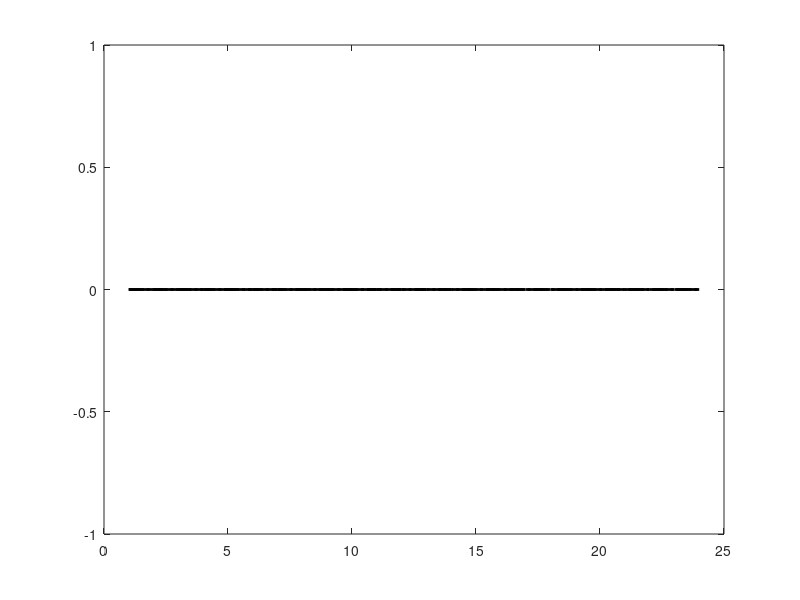

Source code (MATLAB): (Note: this script raises an error after producing the figure.)
%Description:
%Diurnal variations of precipitaion frequency
% History:
% 2021.09.16 by zhangtc
clear
mons = {'Jun.','Jul.','Aug.','Sept.','Oct.',...
    'Nov.','Dec.','Jan.','Feb.','Mar.','Apr.','May.'};

rain2019_2020 = zeros(1,24);
rain2020_2021 = zeros(1,24);
rain2019con = zeros(1,24);
rain2020con = zeros(1,24);
rain2019str = zeros(1,24);
rain2020str = zeros(1,24);

file_root = 'D:\DATA\OTTParsivel\nonQC2019-\';
file_day = dir([file_root,'*.h5']);

temp_time2019 = datenum(2019,5,31);
temp_time2020 = datenum(2020,5,31);

for fnum = 1 : length(file_day)
    tempc = zeros(1440,1);
    temps = zeros(1440,1);
    fname = [file_root,file_day(fnum).name];
    rainflag = h5read(fname,'/rainflag');
    typeflag = h5read(fname,'/typeflag');
    temp_t = datenum(fix(str2double(file_day(fnum).name(1:4))),...
        fix(str2double(file_day(fnum).name(5:6))),...
        fix(str2double(file_day(fnum).name(7:8))));
    
    temp_day = temp_t - temp_time2019;
    tempc(typeflag == 1) = 1;
    temps(typeflag == 2) = 1;
    if   temp_day >0
        if temp_day < 367
            rain2019_2020 = rain2019_2020 + sum(reshape(rainflag,[60 24]));
            
            rain2019con = rain2019con + sum(reshape(tempc,[60 24]));
            rain2019str = rain2019str + sum(reshape(temps,[60 24]));
        else
            if temp_day < 732
                temp_day = temp_t - temp_time2020;
                rain2020_2021 = rain2020_2021 + sum(reshape(rainflag,[60 24]));
                
                rain2020con = rain2020con + sum(reshape(tempc,[60 24]));
                rain2020str = rain2020str + sum(reshape(temps,[60 24]));
            end
        end
    end
end

rain = rain2019_2020 + rain2020_2021;
rain_con = rain2019con + rain2020con;
rain_str = rain2019str + rain2020str;
figure;
ax = gca;
p1 = plot(rain,'DisplayName','Total','Color','k','LineStyle','-','LineWidth',2);
hold on;
p2 = plot(rain_con,'DisplayName','Convective','Color','k','LineStyle','--','LineWidth',2);
p3 = plot(rain_str,'DisplayName','Stratiform','Color','k','LineStyle',':','LineWidth',2);
hold off;
ax.FontSize = 10;
ax.TickLength = [0.01 0.01];
ax.LineWidth = 1.2;
ax.XLim = [1 24];
ax.XTick = 0:3:24;
ax.XTickLabel = {'0:00','3:00','6:00','9:00','12:00','15:00','18:00','21:00','24:00'};
ax.YLabel.String = 'Frequency';
legend('Location','Northwest');
title('Diurnal variations of precipitaion frequency');
set(gcf,'Position',[1,1,600,300]);
saveas(gcf,['D:\DATA\OTTParsivel\Pictures\new\','Rainon_non.png']);
% saveas(gcf,['E:\DATA\OTTParsivel\Pictures\new\','Rainon_non.png']);

% clear